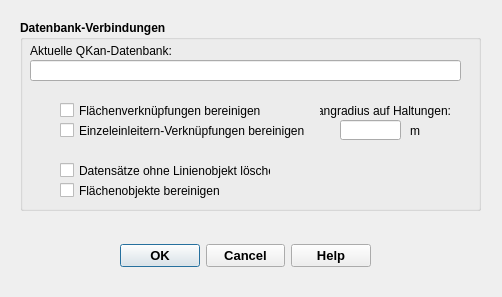
<?xml version="1.0" encoding="UTF-8"?>
<ui version="4.0">
 <class>QKan_updateLinks</class>
 <widget class="QDialog" name="QKan_updateLinks">
  <property name="geometry">
   <rect>
    <x>0</x>
    <y>0</y>
    <width>502</width>
    <height>297</height>
   </rect>
  </property>
  <property name="font">
   <font>
    <family>Tahoma</family>
   </font>
  </property>
  <property name="windowTitle">
   <string>Verknüpfungen bereinigen</string>
  </property>
  <widget class="QDialogButtonBox" name="button_box">
   <property name="geometry">
    <rect>
     <x>120</x>
     <y>240</y>
     <width>251</width>
     <height>32</height>
    </rect>
   </property>
   <property name="font">
    <font>
     <pointsize>10</pointsize>
     <weight>75</weight>
     <bold>true</bold>
    </font>
   </property>
   <property name="toolTip">
    <string>&lt;html&gt;&lt;head/&gt;&lt;body&gt;&lt;p&gt;Bereinigung starten ...&lt;/p&gt;&lt;/body&gt;&lt;/html&gt;</string>
   </property>
   <property name="statusTip">
    <string>Bereinigung starten ...</string>
   </property>
   <property name="orientation">
    <enum>Qt::Horizontal</enum>
   </property>
   <property name="standardButtons">
    <set>QDialogButtonBox::Cancel|QDialogButtonBox::Help|QDialogButtonBox::Ok</set>
   </property>
  </widget>
  <widget class="QGroupBox" name="groupBox">
   <property name="geometry">
    <rect>
     <x>20</x>
     <y>20</y>
     <width>461</width>
     <height>191</height>
    </rect>
   </property>
   <property name="font">
    <font>
     <weight>75</weight>
     <bold>true</bold>
    </font>
   </property>
   <property name="toolTip">
    <string comment="Pfade der Import- und Exportdatenbank"/>
   </property>
   <property name="title">
    <string>Datenbank-Verbindungen</string>
   </property>
   <property name="flat">
    <bool>false</bool>
   </property>
   <property name="checkable">
    <bool>false</bool>
   </property>
   <widget class="QLabel" name="label_2">
    <property name="geometry">
     <rect>
      <x>10</x>
      <y>20</y>
      <width>301</width>
      <height>21</height>
     </rect>
    </property>
    <property name="font">
     <font>
      <family>Tahoma</family>
      <weight>50</weight>
      <bold>false</bold>
     </font>
    </property>
    <property name="text">
     <string>Aktuelle QKan-Datenbank:</string>
    </property>
    <property name="alignment">
     <set>Qt::AlignLeading|Qt::AlignLeft|Qt::AlignVCenter</set>
    </property>
   </widget>
   <widget class="QLineEdit" name="tf_qkDB">
    <property name="geometry">
     <rect>
      <x>10</x>
      <y>40</y>
      <width>431</width>
      <height>21</height>
     </rect>
    </property>
    <property name="font">
     <font>
      <weight>50</weight>
      <bold>false</bold>
     </font>
    </property>
    <property name="toolTip">
     <string>&lt;html&gt;&lt;head/&gt;&lt;body&gt;&lt;p&gt;Aktuell zu bearbeitende QKan-Datenbank&lt;/p&gt;&lt;/body&gt;&lt;/html&gt;</string>
    </property>
    <property name="alignment">
     <set>Qt::AlignRight|Qt::AlignTrailing|Qt::AlignVCenter</set>
    </property>
    <property name="readOnly">
     <bool>true</bool>
    </property>
   </widget>
   <widget class="QLabel" name="label_5">
    <property name="geometry">
     <rect>
      <x>300</x>
      <y>80</y>
      <width>131</width>
      <height>21</height>
     </rect>
    </property>
    <property name="font">
     <font>
      <family>Tahoma</family>
      <weight>50</weight>
      <bold>false</bold>
     </font>
    </property>
    <property name="layoutDirection">
     <enum>Qt::LeftToRight</enum>
    </property>
    <property name="text">
     <string>Fangradius auf Haltungen:</string>
    </property>
    <property name="alignment">
     <set>Qt::AlignRight|Qt::AlignTrailing|Qt::AlignVCenter</set>
    </property>
   </widget>
   <widget class="QLineEdit" name="tf_fangradius">
    <property name="geometry">
     <rect>
      <x>320</x>
      <y>100</y>
      <width>61</width>
      <height>20</height>
     </rect>
    </property>
    <property name="font">
     <font>
      <weight>50</weight>
      <bold>false</bold>
     </font>
    </property>
   </widget>
   <widget class="QLabel" name="label_6">
    <property name="geometry">
     <rect>
      <x>390</x>
      <y>100</y>
      <width>21</width>
      <height>21</height>
     </rect>
    </property>
    <property name="font">
     <font>
      <family>Tahoma</family>
      <weight>50</weight>
      <bold>false</bold>
     </font>
    </property>
    <property name="layoutDirection">
     <enum>Qt::LeftToRight</enum>
    </property>
    <property name="text">
     <string>m</string>
    </property>
    <property name="alignment">
     <set>Qt::AlignLeading|Qt::AlignLeft|Qt::AlignVCenter</set>
    </property>
   </widget>
   <widget class="QCheckBox" name="cb_linkfl">
    <property name="geometry">
     <rect>
      <x>40</x>
      <y>80</y>
      <width>261</width>
      <height>21</height>
     </rect>
    </property>
    <property name="font">
     <font>
      <family>Tahoma</family>
      <weight>50</weight>
      <bold>false</bold>
     </font>
    </property>
    <property name="text">
     <string>Flächenverknüpfungen bereinigen</string>
    </property>
   </widget>
   <widget class="QCheckBox" name="cb_linksw">
    <property name="geometry">
     <rect>
      <x>40</x>
      <y>100</y>
      <width>271</width>
      <height>21</height>
     </rect>
    </property>
    <property name="font">
     <font>
      <family>Tahoma</family>
      <weight>50</weight>
      <bold>false</bold>
     </font>
    </property>
    <property name="text">
     <string>Einzeleinleitern-Verknüpfungen bereinigen</string>
    </property>
   </widget>
   <widget class="QCheckBox" name="cb_deleteGeomNone">
    <property name="geometry">
     <rect>
      <x>40</x>
      <y>140</y>
      <width>211</width>
      <height>21</height>
     </rect>
    </property>
    <property name="font">
     <font>
      <family>Tahoma</family>
      <weight>50</weight>
      <bold>false</bold>
     </font>
    </property>
    <property name="toolTip">
     <string>&lt;html&gt;&lt;head/&gt;&lt;body&gt;&lt;p&gt;Sollen Datensätze in der Tabelle &amp;quot;linkfl&amp;quot;, die kein Linienobjekt haben, gelöscht werden?&lt;/p&gt;&lt;/body&gt;&lt;/html&gt;</string>
    </property>
    <property name="statusTip">
     <string>Sollen Datensätze in der Tabelle &quot;linkfl&quot;, die kein Linienobjekt haben, gelöscht werden?</string>
    </property>
    <property name="text">
     <string>Datensätze ohne Linienobjekt löschen</string>
    </property>
   </widget>
   <widget class="QCheckBox" name="cb_geomMakeValid">
    <property name="geometry">
     <rect>
      <x>40</x>
      <y>160</y>
      <width>161</width>
      <height>21</height>
     </rect>
    </property>
    <property name="font">
     <font>
      <family>Tahoma</family>
      <weight>50</weight>
      <bold>false</bold>
     </font>
    </property>
    <property name="toolTip">
     <string>&lt;html&gt;&lt;head/&gt;&lt;body&gt;&lt;p&gt;Vor Beginn der Bearbeitung werden zunächst in den Tabellen &amp;quot;Flächen&amp;quot; und &amp;quot;Haltungsflächen&amp;quot; geometrische Fehler korrigiert.&lt;/p&gt;&lt;/body&gt;&lt;/html&gt;</string>
    </property>
    <property name="statusTip">
     <string>Vor Beginn der Bearbeitung werden zunächst in den Tabellen &quot;Flächen&quot; und &quot;Haltungsflächen&quot; geometrische Fehler korrigiert.</string>
    </property>
    <property name="layoutDirection">
     <enum>Qt::LeftToRight</enum>
    </property>
    <property name="text">
     <string>Flächenobjekte bereinigen</string>
    </property>
   </widget>
  </widget>
 </widget>
 <resources/>
 <connections>
  <connection>
   <sender>button_box</sender>
   <signal>accepted()</signal>
   <receiver>QKan_updateLinks</receiver>
   <slot>accept()</slot>
   <hints>
    <hint type="sourcelabel">
     <x>265</x>
     <y>205</y>
    </hint>
    <hint type="destinationlabel">
     <x>275</x>
     <y>117</y>
    </hint>
   </hints>
  </connection>
  <connection>
   <sender>button_box</sender>
   <signal>rejected()</signal>
   <receiver>QKan_updateLinks</receiver>
   <slot>reject()</slot>
   <hints>
    <hint type="sourcelabel">
     <x>265</x>
     <y>205</y>
    </hint>
    <hint type="destinationlabel">
     <x>275</x>
     <y>117</y>
    </hint>
   </hints>
  </connection>
 </connections>
</ui>
